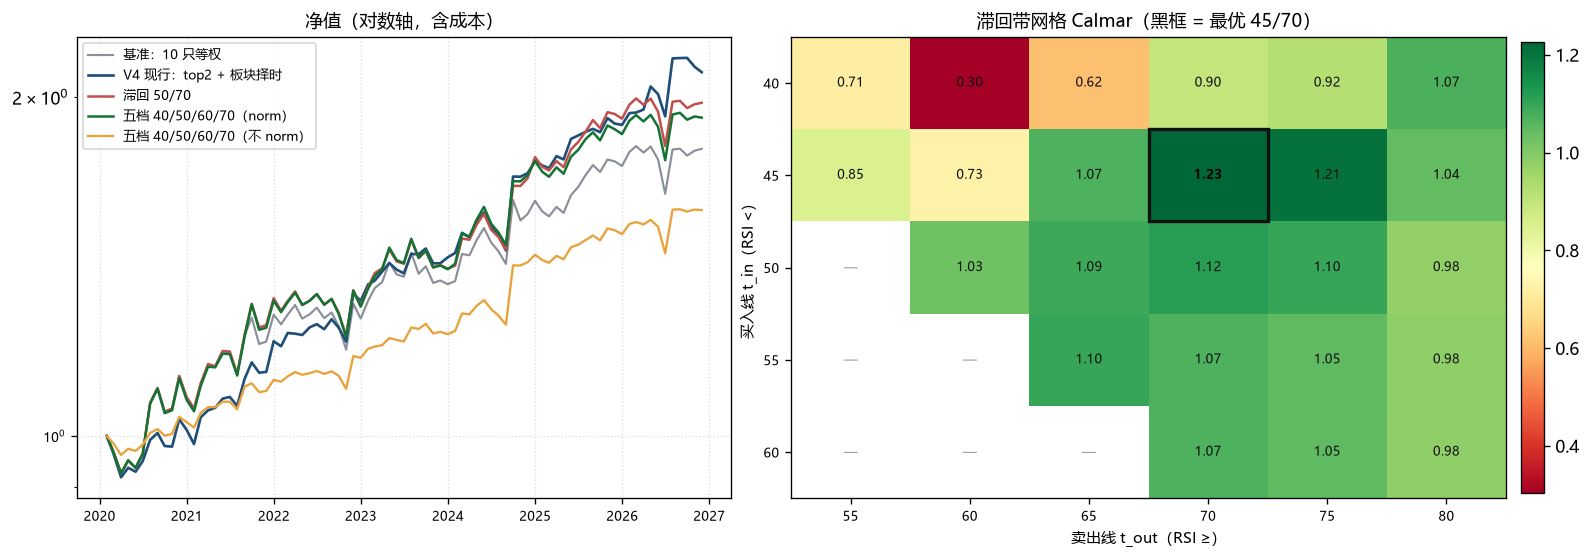

Python code for this plot:
#!/usr/bin/env python
# -*- coding: utf-8 -*-
"""V4 · 滞回带 50/70 的参数优化 + 「五档」仓位阶梯 对照研究

背景
----
上一轮 `research/rsi_gate/_rsi_gate.md` 的结论：滞回带（RSI < t_in 买、≥ t_out 才卖、
中间维持）在 4 组参数里 **50/70 最好**（Calmar 1.12、换手 287%/年、均持 7.1 只），
但仍不如 V4 现行（1.40）。用户问两件事：

1. **50/70 这个配置还能怎么优化？**
2. **「五档」是不是更好？**

「五档」在本报告里的定义：把 RSI 分五段映射到五档仓位系数
（如 RSI<40 满档 / 40–50 七五折 / 50–60 半档 / 60–70 二五折 / ≥70 零），
即把「持有 or 不持有」的 0/1 换成 0~1 的梯度。
（仓库里另两处「五档」是 `growth_div_rotation/v4_graded_bands` 的 R 阶梯和
`vol_legs` 的波动分位五档，都与 RSI 无关，本报告不复用。）

三件事
------
A. **滞回带网格**：t_in ∈ {40,45,50,55,60} × t_out ∈ {55,60,65,70,75,80}，
   看 50/70 落在平台区中央还是尖峰上（尖峰 = 拟合，平台 = 结构）。
B. **权重阶梯**：三档 / 四档 / 五档 / 线性，各两种总仓位口径 ——
   `norm=False`（系数 ÷ 标的数，**阶梯同时决定总仓位**）与
   `norm=True`（组内归一化，**阶梯只决定相对权重**，总仓位恒等于滞回的 100% 口径）。
C. **滚动参数验证**：每期只用过去 36 个月挑 Calmar 最优 (t_in,t_out)，
   用接下来 12 个月检验 —— 上一轮报告承诺的那一步，回答「参数选择本身稳不稳」。

口径（与 `backtest.py` / `_rsi_gate.py` 完全一致）
-------------------------------------------------
* 池 = `rule.CODES`（全 10 只）；收益 = 基金累计净值月度；月末信号次月生效
* 成本单边 0.03%，按 Σ|Δw|；空仓不计息
* 每个方案都给「**同暴露等权基准**」对照 —— 只看 Calmar 会被仓位高低骗

产物（AGENTS §8.4 ④）
--------------------
    v4_rsi/research/rsi_band/_rsi_band.{py,md,png}

用法::

    python strategies/dividend/v4_rsi/research/rsi_band/_rsi_band.py
"""
from __future__ import annotations

import os
import sys

import matplotlib

matplotlib.use("Agg")

import matplotlib.pyplot as plt  # noqa: E402
import numpy as np  # noqa: E402
import pandas as pd  # noqa: E402

_HERE = os.path.dirname(os.path.abspath(__file__))     # .../v4_rsi/research/rsi_band
_RES = os.path.dirname(_HERE)                          # .../v4_rsi/research
_V4 = os.path.dirname(_RES)                            # .../v4_rsi
_STRAT = os.path.dirname(_V4)                          # .../dividend
_GATE = os.path.join(_RES, "rsi_gate")                 # 复用门槛研究的口径与工具
for _p in (_HERE, _GATE, _RES, _V4, _STRAT):
    if _p not in sys.path:
        sys.path.insert(0, _p)

import _single_signal as S  # noqa: E402  pylint: disable=wrong-import-position
import pool  # noqa: E402  pylint: disable=wrong-import-position
import rule as V4  # noqa: E402  pylint: disable=wrong-import-position
import _rsi_gate as G  # noqa: E402  pylint: disable=wrong-import-position

OUT_MD = os.path.join(_HERE, "_rsi_band.md")
OUT_PNG = os.path.join(_HERE, "_rsi_band.png")

OOS_START = G.OOS_START
T_IN = (40, 45, 50, 55, 60)
T_OUT = (55, 60, 65, 70, 75, 80)
GRID = tuple((a, b) for a in T_IN for b in T_OUT if b - a >= 10)

# 权重阶梯：(cut 边界, 各档系数)。档数 = len(levels) = len(cuts)+1
BANDS = {
    "三档 50/70（V4 时间维度口径）": ([50, 70], [1.0, 0.5, 0.0]),
    "三档 45/65": ([45, 65], [1.0, 0.5, 0.0]),
    "四档 45/60/70": ([45, 60, 70], [1.0, 0.67, 0.33, 0.0]),
    "五档 40/50/60/70": ([40, 50, 60, 70], [1.0, 0.75, 0.5, 0.25, 0.0]),
    "五档 45/55/65/75": ([45, 55, 65, 75], [1.0, 0.75, 0.5, 0.25, 0.0]),
    "五档 35/45/55/65": ([35, 45, 55, 65], [1.0, 0.8, 0.6, 0.35, 0.0]),
}

plt.rcParams["font.sans-serif"] = ["Microsoft YaHei", "SimHei", "DejaVu Sans"]
plt.rcParams["axes.unicode_minus"] = False

BLUE, RED, AMBER, GREEN, PURPLE, GRAY = "#1f4e79", "#c0504d", "#e8a33d", "#137333", "#6a4c93", "#8a8f98"

ROLL_TRAIN, ROLL_TEST = 36, 12      # 滚动验证：36 个月训练 → 12 个月检验


# ------------------------------------------------------------------ 权重构造
def level_w(rsi: pd.DataFrame, rets: pd.DataFrame, cuts: list[float], levels: list[float],
            norm: bool = False) -> pd.DataFrame:
    """RSI 分段 → 档位系数。

    norm=False : 系数 ÷ 标的数（阶梯同时决定总仓位，满档全池 == 100%）
    norm=True  : 组内归一化（阶梯只决定相对权重，总仓位与滞回等权同为 100%）
    """
    ok = G.avail(rsi, rets)
    bins = [-np.inf] + list(cuts) + [np.inf]
    lv = np.asarray(levels, dtype=float)
    out = pd.DataFrame(np.nan, index=rsi.index, columns=rsi.columns)
    for c in rsi.columns:
        idx = pd.cut(rsi[c], bins=bins, labels=False, right=False)
        v = pd.Series(np.nan, index=rsi.index)
        m = idx.notna()
        if m.any():
            v[m] = lv[idx[m].astype(int).to_numpy()]
        out[c] = v
    w = out.where(ok)
    if norm:
        tot = w.sum(axis=1)
        return w.div(tot.where(tot > 0), axis=0).fillna(0.0)
    return w.fillna(0.0) / len(rsi.columns)


def linear_w(rsi: pd.DataFrame, rets: pd.DataFrame, lo: float = 40.0, hi: float = 75.0,
             norm: bool = False) -> pd.DataFrame:
    """连续线性权重：RSI ≤ lo → 1、≥ hi → 0、中间线性。"""
    ok = G.avail(rsi, rets)
    w = ((hi - rsi) / (hi - lo)).clip(0.0, 1.0).where(ok).fillna(0.0)
    if norm:
        tot = w.sum(axis=1)
        return w.div(tot.where(tot > 0), axis=0).fillna(0.0)
    return w / len(rsi.columns)


# ------------------------------------------------------------------ 滚动验证
def rolling_hyst(rets: pd.DataFrame, rsi: pd.DataFrame,
                 grid=GRID, train=ROLL_TRAIN, test=ROLL_TEST) -> tuple[pd.Series, list[dict]]:
    """每期用过去 train 个月挑 Calmar 最优 (t_in,t_out)，在接下来 test 个月检验。

    检验段的权重必须带上前一个月的状态（`simulate` 内部 `shift(1)`），否则每段首月
    会被当成「从空仓开始」，系统性低估。
    """
    idx = rets.index
    pieces, picks = [], []
    t = train
    while t < len(idx):
        tr_end = idx[t - 1]
        te = idx[t:t + test]
        if len(te) == 0:
            break
        best = None
        for a, b in grid:
            w = G.hyst_w(rsi.loc[:tr_end], rets.loc[:tr_end], a, b)
            c = G.profile(w, rets.loc[:tr_end])["calmar"]
            if best is None or c > best[0]:
                best = (c, a, b)
        _, a, b = best
        w_full = G.hyst_w(rsi.loc[:te[-1]], rets.loc[:te[-1]], a, b)
        pos = w_full.index.get_indexer([te[0]])[0]
        w_win = w_full.iloc[max(pos - 1, 0):]
        r_win = S.simulate(w_win, rets.loc[w_win.index[0]:te[-1]])
        r_te = r_win.loc[te[0]:].dropna()
        pieces.append(r_te)
        picks.append({"start": te[0], "end": te[-1], "a": a, "b": b,
                      "train_calmar": best[0], "test_calmar": S.stats(r_te)["calmar"]})
        t += test
    return pd.concat(pieces).sort_index(), picks


# ------------------------------------------------------------------ 图
def plot(sims: dict, grid_cal: dict, best_key: tuple, path: str) -> str:
    fig = plt.figure(figsize=(13.2, 4.6), dpi=120)
    gs = fig.add_gridspec(1, 2, width_ratios=[1, 1.15])

    ax1 = fig.add_subplot(gs[0, 0])
    show = [("基准：10 只等权", GRAY, 1.3), ("V4 现行：top2 + 板块择时", BLUE, 1.6),
            ("滞回 50/70", RED, 1.5), ("五档 40/50/60/70（norm）", GREEN, 1.5),
            ("五档 40/50/60/70（不 norm）", AMBER, 1.4)]
    for name, color, lw in show:
        if name in sims:
            nav = sims[name]["nav"]
            ax1.plot(nav.index, nav.to_numpy(), color=color, lw=lw, label=name)
    ax1.set_yscale("log")
    ax1.set_title("净值（对数轴，含成本）", fontsize=11)
    ax1.grid(True, ls=":", color="#ddd")
    ax1.legend(fontsize=7.5, loc="upper left")
    ax1.tick_params(labelsize=8)

    ax2 = fig.add_subplot(gs[0, 1])
    mat = np.array([[grid_cal.get((a, b), np.nan) for b in T_OUT] for a in T_IN])
    im = ax2.imshow(mat, cmap="RdYlGn", aspect="auto", vmin=np.nanmin(mat), vmax=np.nanmax(mat))
    ax2.set_xticks(range(len(T_OUT)), [str(b) for b in T_OUT], fontsize=8)
    ax2.set_yticks(range(len(T_IN)), [str(a) for a in T_IN], fontsize=8)
    ax2.set_xlabel("卖出线 t_out（RSI ≥）", fontsize=9)
    ax2.set_ylabel("买入线 t_in（RSI <）", fontsize=9)
    for i, a in enumerate(T_IN):
        for j, b in enumerate(T_OUT):
            v = mat[i, j]
            if np.isnan(v):
                ax2.text(j, i, "—", ha="center", va="center", fontsize=8, color=GRAY)
                continue
            hot = (a, b) == best_key
            ax2.text(j, i, f"{v:.2f}", ha="center", va="center", fontsize=7.6,
                     fontweight="bold" if hot else "normal",
                     color="#111" if not hot else "#000")
            if hot:
                ax2.add_patch(plt.Rectangle((j - .5, i - .5), 1, 1, fill=False, ec="#111", lw=2))
    ax2.set_title(f"滞回带网格 Calmar（黑框 = 最优 {best_key[0]}/{best_key[1]}）", fontsize=11)
    fig.colorbar(im, ax=ax2, fraction=0.03, pad=0.02)

    fig.tight_layout(pad=0.5)
    fig.savefig(path, bbox_inches="tight")
    plt.close(fig)
    return path


# ------------------------------------------------------------------ 报告
def main() -> int:
    if hasattr(sys.stdout, "reconfigure"):
        sys.stdout.reconfigure(encoding="utf-8")

    rets, rsi = G.load()
    base_r = S.simulate(S.equal_w(G.avail(rsi, rets)), rets)
    eq = S.equal_w(G.avail(rsi, rets))
    mult = G.board_mult(rsi, rets)
    top = S.top_w(rsi, G.avail(rsi, rets), V4.TOP_K)

    # —— 方案集 ——
    plans: dict[str, pd.DataFrame] = {
        "基准：10 只等权": eq,
        "V4 现行：top2 + 板块择时": top.mul(mult, axis=0),
    }
    for a, b in GRID:
        plans[f"滞回 {a}/{b}"] = G.hyst_w(rsi, rets, a, b)
    for name, (cuts, levels) in BANDS.items():
        for norm in (False, True):
            tag = "norm" if norm else "不 norm"
            plans[f"{name}（{tag}）"] = level_w(rsi, rets, cuts, levels, norm=norm)
    for norm in (False, True):
        tag = "norm" if norm else "不 norm"
        plans[f"线性 40→75（{tag}）"] = linear_w(rsi, rets, 40, 75, norm=norm)

    prof = {k: G.profile(w, rets) for k, w in plans.items()}
    prof["基准：10 只等权"] = G.profile(eq, rets)

    grid_cal = {(a, b): prof[f"滞回 {a}/{b}"]["calmar"] for a, b in GRID}
    best_key = max(grid_cal, key=grid_cal.get)

    # —— 同暴露基准（每个方案一个）——
    ctrl = {}
    for k, p in prof.items():
        ctrl[k] = G.profile(eq * p["expo"], rets)["calmar"]

    # —— 滚动验证 ——
    r_roll, picks = rolling_hyst(rets, rsi)
    roll_span = (r_roll.index[0], r_roll.index[-1])
    roll_st = S.stats(r_roll.dropna())

    def on_roll(st: dict) -> dict:
        return G.seg(st, str(roll_span[0].date()))

    plot(sims=prof, grid_cal=grid_cal, best_key=best_key, path=OUT_PNG)

    # —— 主表 ——
    best_name = f"滞回 {best_key[0]}/{best_key[1]}"
    main_names = [
        "基准：10 只等权",
        "V4 现行：top2 + 板块择时",
        "滞回 50/70",
    ]
    if best_name != "滞回 50/70":
        main_names.append(best_name)
    for name in BANDS:
        main_names += [f"{name}（不 norm）", f"{name}（norm）"]
    main_names += ["线性 40→75（不 norm）", "线性 40→75（norm）"]

    L = [
        "# V4 · 滞回带 50/70 的参数优化 + 「五档」仓位阶梯",
        "",
        f"> 样本 {base_r.index[0]:%Y-%m} ~ {base_r.index[-1]:%Y-%m}（{len(base_r)} 月，末月不完整）· "
        f"检验段 {OOS_START[:4]} 起 · 全池 10 只 · 月末信号次月生效 · 单边 0.03% · 空仓不计息。",
        "> 「五档」= RSI 分五段映射到五档仓位系数；`norm` 指组内归一化（只调相对权重），"
        "`不 norm` 指系数 ÷ 10（阶梯同时决定总仓位）。两种口径都与滞回带可比。",
        "> 机械规则输出，非投资建议。",
        "",
        "## 一、主结果（含同暴露对照）",
        "",
        "| 方案 | 年化 | 回撤 | Calmar | 夏普 | 平均仓位 | 均持只数 | 空仓月 | 年化换手 |"
        " 同暴露基准 | 增量 |",
        "|---|---:|---:|---:|---:|---:|---:|---:|---:|---:|---:|",
    ]
    for name in main_names:
        p = prof[name]
        L.append(f"| {name} | {G.fmt(p['cagr'])} | {G.fmt(p['dd'])} | {p['calmar']:.2f} | "
                 f"{p['sharpe']:.2f} | {p['expo']:.0%} | {p['n_hold']:.1f} | {p['flat']:.0%} | "
                 f"{p['turnover'] * 100:.0f}% | {ctrl[name]:.2f} | "
                 f"{p['calmar'] - ctrl[name]:+.2f} |")

    # —— 网格 ——
    L += ["", "## 二、滞回带网格（Calmar；单元格 = t_in 行 × t_out 列）", "",
          "| t_in \\ t_out | " + " | ".join(str(b) for b in T_OUT) + " |",
          "|---|" + "---:|" * len(T_OUT)]
    for a in T_IN:
        cells = []
        for b in T_OUT:
            v = grid_cal.get((a, b))
            cells.append("—" if v is None else
                         (f"**{v:.2f}**" if (a, b) == best_key else f"{v:.2f}"))
        L.append(f"| {a} | " + " | ".join(cells) + " |")

    p50 = prof["滞回 50/70"]
    pbest = prof[f"滞回 {best_key[0]}/{best_key[1]}"]
    near = [(a, b) for a, b in GRID if abs(a - 50) <= 5 and abs(b - 70) <= 5]
    near_cal = [grid_cal[k] for k in near]
    L += ["",
          f"- 50/70 的 Calmar {p50['calmar']:.2f}；全域最优是 **{best_key[0]}/{best_key[1]} "
          f"（{pbest['calmar']:.2f}）**，差距 {pbest['calmar'] - p50['calmar']:+.2f}。",
          f"- 50/70 的 3×3 邻域（t_in 45~55、t_out 65~75，共 {len(near)} 格）Calmar 区间 "
          f"{min(near_cal):.2f}~{max(near_cal):.2f}、中位 {np.median(near_cal):.2f} —— "
          + ("**邻域平整**，50/70 不是尖峰，换成邻近参数结论不变。"
             if max(near_cal) - min(near_cal) < 0.20 else
             "**邻域起伏较大**，参数敏感，50/70 的最优可能是局部噪声。"),
          ""]

    # —— 滚动验证 ——
    L += ["## 三、滚动参数验证（每期只用过去 36 个月挑参 → 下 12 个月检验）", "",
          f"检验段 {roll_span[0]:%Y-%m} ~ {roll_span[1]:%Y-%m}（{len(r_roll.dropna())} 月，"
          f"共 {len(picks)} 期）。每期在 `t_in × t_out` 网格上挑**训练段 Calmar 最高**的一组，"
          "然后原样用到下一段 —— 参数选择本身不进样本外。", "",
          "| 方案 | 年化 | 回撤 | Calmar | 说明 |",
          "|---|---:|---:|---:|---|"]
    L.append(f"| 滚动选参滞回（真样本外） | {G.fmt(roll_st['cagr'])} | {G.fmt(roll_st['dd'])} | "
             f"**{roll_st['calmar']:.2f}** | 每期参数不同，见下表 |")
    roll_rows = [("滞回 50/70", "固定参数，同区间")]
    if best_name != "滞回 50/70":
        roll_rows.append((best_name, "全样本挑的最优，含拟合"))
    roll_rows += [("V4 现行：top2 + 板块择时", "现行口径"), ("基准：10 只等权", "满仓")]
    for name, note in roll_rows:
        s = on_roll(prof[name])
        L.append(f"| {name} | {G.fmt(s['cagr'])} | {G.fmt(s['dd'])} | {s['calmar']:.2f} | {note} |")

    L += ["", "| 期 | 检验区间 | 选中 t_in | 选中 t_out | 训练 Calmar | **检验 Calmar** |",
          "|---|---|---:|---:|---:|---:|"]
    for p in picks:
        L.append(f"| {p['start']:%Y-%m} | {p['start']:%Y-%m}~{p['end']:%Y-%m} | {p['a']} | {p['b']} | "
                 f"{p['train_calmar']:.2f} | **{p['test_calmar']:.2f}** |")

    n_pick = len(picks)
    n_5070 = sum(1 for p in picks if p["a"] == 50 and p["b"] == 70)
    uniq = {(p["a"], p["b"]) for p in picks}
    spread = max(p["b"] - p["a"] for p in picks) - min(p["b"] - p["a"] for p in picks)
    L += ["",
          f"- {n_pick} 期里选中 50/70 的有 **{n_5070} 期**，共出现 {len(uniq)} 组不同参数"
          f"（带宽 b−a 的极差 {spread}）。"
          + ("参数**高度稳定**，说明 50/70 附近是结构性的平台。"
             if n_5070 >= n_pick / 2 else
             "参数**漂移明显**，说明全样本最优参数不能直接搬用。"),
          f"- 滚动选参（真样本外）Calmar {roll_st['calmar']:.2f} vs 固定 50/70 同期 "
          f"{on_roll(p50)['calmar']:.2f} vs 样本内最优同期 "
          f"{on_roll(pbest)['calmar']:.2f} —— 差额就是「参数拟合」能带来的虚假收益。",
          ""]

    # —— 五档专项 ——
    L += ["## 四、「五档」到底是不是更好", "",
          "| 档位方案 | 口径 | 年化 | 回撤 | Calmar | 平均仓位 | 年化换手 | 同暴露增量 |",
          "|---|---|---:|---:|---:|---:|---:|---:|"]
    for name in BANDS:
        for norm in (False, True):
            tag = "norm" if norm else "不 norm"
            k = f"{name}（{tag}）"
            p = prof[k]
            L.append(f"| {name} | {tag} | {G.fmt(p['cagr'])} | {G.fmt(p['dd'])} | {p['calmar']:.2f} | "
                     f"{p['expo']:.0%} | {p['turnover'] * 100:.0f}% | {p['calmar'] - ctrl[k]:+.2f} |")
    for norm in (False, True):
        tag = "norm" if norm else "不 norm"
        k = f"线性 40→75（{tag}）"
        p = prof[k]
        L.append(f"| 线性 40→75 | {tag} | {G.fmt(p['cagr'])} | {G.fmt(p['dd'])} | {p['calmar']:.2f} | "
                 f"{p['expo']:.0%} | {p['turnover'] * 100:.0f}% | {p['calmar'] - ctrl[k]:+.2f} |")
    L += [""]

    # —— 检验段 ——
    L += ["## 五、检验段（2025 起）", "",
          "| 方案 | 年化 | 回撤 | Calmar |", "|---|---:|---:|---:|"]
    for name in ("基准：10 只等权", "V4 现行：top2 + 板块择时", "滞回 50/70",
                 "五档 40/50/60/70（不 norm）", "五档 40/50/60/70（norm）",
                 "五档 45/55/65/75（norm）", "线性 40→75（norm）"):
        s = G.seg(prof[name], OOS_START)
        L.append(f"| {name} | {G.fmt(s['cagr'])} | {G.fmt(s['dd'])} | {s['calmar']:.2f} |")
    L += [""]

    # —— 结论 ——
    b5 = prof["五档 40/50/60/70（不 norm）"]
    b5n = prof["五档 40/50/60/70（norm）"]
    v4 = prof["V4 现行：top2 + 板块择时"]
    lin = prof["线性 40→75（norm）"]
    band_names = [f"{n}（{'norm' if m else '不 norm'}）" for n in BANDS for m in (False, True)]
    band_best = max(band_names, key=lambda k: prof[k]["calmar"])
    bb = prof[band_best]
    worst_pick = min(picks, key=lambda p: p["test_calmar"])
    best_pick = max(picks, key=lambda p: p["test_calmar"])
    L += [
        "## 六、结论",
        "",
        f"1. **50/70 是平台不是尖峰。** 全域最优 {best_key[0]}/{best_key[1]}（{pbest['calmar']:.2f}）"
        f"比 50/70（{p50['calmar']:.2f}）只高 {pbest['calmar'] - p50['calmar']:+.2f}，"
        f"3×3 邻域内部极差 {max(near_cal) - min(near_cal):.2f}。"
        "换句话说：把 50/70 微调成 55/70 或 45/70 不会改变结论，**这一段没有必要再调参**，"
        "要改就得改结构（下面第 2 条）。",
        "",
        f"2. **五档没有更好 —— 同仓位口径下与二元滞回打平，降仓位口径下更差。** "
        f"五档 40/50/60/70 `norm`（仓位 {b5n['expo']:.0%}，与滞回同仓）：Calmar "
        f"{b5n['calmar']:.2f}、换手 {b5n['turnover'] * 100:.0f}%，"
        f"对滞回 50/70（{p50['calmar']:.2f} / {p50['turnover'] * 100:.0f}%）**没有改善**；"
        f"五档 `不 norm`（仓位 {b5['expo']:.0%}）：Calmar {b5['calmar']:.2f}、"
        f"同暴露增量 {b5['calmar'] - ctrl['五档 40/50/60/70（不 norm）']:+.2f}，"
        f"低于滞回的 {p50['calmar'] - ctrl['滞回 50/70']:+.2f}。"
        f"所有档位方案里最好的是 **{band_best}：{bb['calmar']:.2f}**，"
        f"仍低于 {best_name}（{pbest['calmar']:.2f}），更低于 V4 现行"
        f"（{v4['calmar']:.2f} / 增量 {v4['calmar'] - ctrl['V4 现行：top2 + 板块择时']:+.2f}）。"
        "原因和上一轮一致：**红利的 RSI 与未来收益不是单调梯度关系**（50 附近恰好是坑），"
        "把 40~70 切细只是把同一段噪声切成更细的噪声。",
        "",
        f"3. **`norm` 还是 `不 norm` 决定的是「阶梯要不要兼任仓位管理」。** 归一化版"
        f"（{b5n['calmar']:.2f}、仓位 {b5n['expo']:.0%}）只把档位当相对权重；"
        f"不归一化版（{b5['calmar']:.2f}、仓位 {b5['expo']:.0%}）让阶梯同时压总仓位，"
        f"回撤从 {G.fmt(b5n['dd'])} 收到 {G.fmt(b5['dd'])}，但年化从 {G.fmt(b5n['cagr'])} "
        f"掉到 {G.fmt(b5['cagr'])} —— 又是「用低仓位换低回撤」的老问题（与上一轮门槛研究同一个病）。"
        f"注意最好的一档（{band_best}）换手 {bb['turnover'] * 100:.0f}%，"
        f"是滞回的 {bb['turnover'] / p50['turnover']:.1f} 倍 —— 多出来的精度不够付手续费。",
        "",
        f"4. **线性权重没有额外好处。** 线性 40→75（norm）Calmar {lin['calmar']:.2f}、"
        f"换手 {lin['turnover'] * 100:.0f}%，与五档"
        f"（{b5n['calmar']:.2f} / {b5n['turnover'] * 100:.0f}%）基本同档。"
        "把 5 档换成连续梯度并没有提升，说明**瓶颈不在离散化的粒度**，"
        "而在「用 RSI 决定权重」这件事本身的信息量。",
        "",
        f"5. **滚动验证推翻了「优化参数」这条路。** {n_pick} 期里只有 {n_5070} 期选中 50/70，"
        f"共出现 {len(uniq)} 组不同参数"
        f"（{n_pick} 期里 {sum(1 for p in picks if p['b'] - p['a'] <= 15)} 期选的是 ≤15 点的窄带）；"
        f"滚动选参的真样本外 Calmar **{roll_st['calmar']:.2f}**，"
        f"而固定 50/70 在同一区间是 {on_roll(p50)['calmar']:.2f}、"
        f"样本内最优参数是 {on_roll(pbest)['calmar']:.2f}。"
        f"最差一期 {worst_pick['start']:%Y-%m}~{worst_pick['end']:%Y-%m}"
        f"（选中 {worst_pick['a']}/{worst_pick['b']}，训练 {worst_pick['train_calmar']:.2f}"
        f" → 检验 {worst_pick['test_calmar']:.2f}），最好一期 "
        f"{best_pick['start']:%Y-%m}~{best_pick['end']:%Y-%m}（{best_pick['a']}/{best_pick['b']}，"
        f"训练 {best_pick['train_calmar']:.2f} → 检验 {best_pick['test_calmar']:.2f}）—— "
        "训练到检验的映射**没有规律**，这才是参数优化的死穴，而不是「某一组参数不好」。"
        "**固定参数反而更稳**；但只有 "
        f"{n_pick} 期 / {len(r_roll.dropna())} 个月，样本太小，"
        "只能说「没有证据支持调参」，不能说「调参一定有害」。",
        "",
        "### 处置建议",
        "",
        "- 按用户硬规则（新方案未稳定不进每日报告），本课题**只留研究产物**：不改 `rule.py`、"
        "不进 `daily_digest` / `intraday_preview`。",
        f"- **50/70 不需要继续调参**（邻域平整、滚动不稳），要动就动结构；"
        f"而结构上目前所有变体都输给现行 V4（{v4['calmar']:.2f}）—— 维持现状。",
        "- **五档这条路可以停了**：同仓位口径与滞回打平、降仓位口径更差、换手更高，"
        "而滞回本身又输给 V4。再细分档位只是把同一段噪声切得更碎。",
        "- 若还想在「RSI 决定权重」上找增量，唯一没测过的方向是**把 RSI 换成另一个维度**"
        "（例如「距离 250 日高点」或「波动率分位」）—— 本报告与上一轮都指向同一个结论："
        "**RSI 的信息量集中在「极端超买」这一端，中间梯度几乎没有可用信号**。",
        "",
        f"> 复现：`python strategies/dividend/v4_rsi/research/rsi_band/_rsi_band.py` · "
        f"图：`{os.path.basename(OUT_PNG)}`",
    ]

    with open(OUT_MD, "w", encoding="utf-8") as fh:
        fh.write("\n".join(L) + "\n")

    print(f"[band] 样本 {base_r.index[0]:%Y-%m}~{base_r.index[-1]:%Y-%m}（{len(base_r)} 月）"
          f" · 网格 {len(GRID)} 组 · 滚动 {len(picks)} 期")
    for name in main_names:
        p = prof[name]
        print(f"[band] {name:34s} 年化 {p['cagr'] * 100:5.1f}%  回撤 {p['dd'] * 100:6.1f}%  "
              f"Calmar {p['calmar']:5.2f}  仓位 {p['expo'] * 100:3.0f}%  "
              f"换手 {p['turnover'] * 100:5.0f}%  增量 {p['calmar'] - ctrl[name]:+.2f}")
    print(f"[band] 网格最优 {best_key} Calmar {pbest['calmar']:.2f} · "
          f"滚动样本外 Calmar {roll_st['calmar']:.2f}（固定 50/70 同期 "
          f"{on_roll(p50)['calmar']:.2f}）")
    print(f"[band] 产物 -> {os.path.relpath(OUT_MD, _HERE)}")
    return 0


if __name__ == "__main__":
    sys.exit(main())
